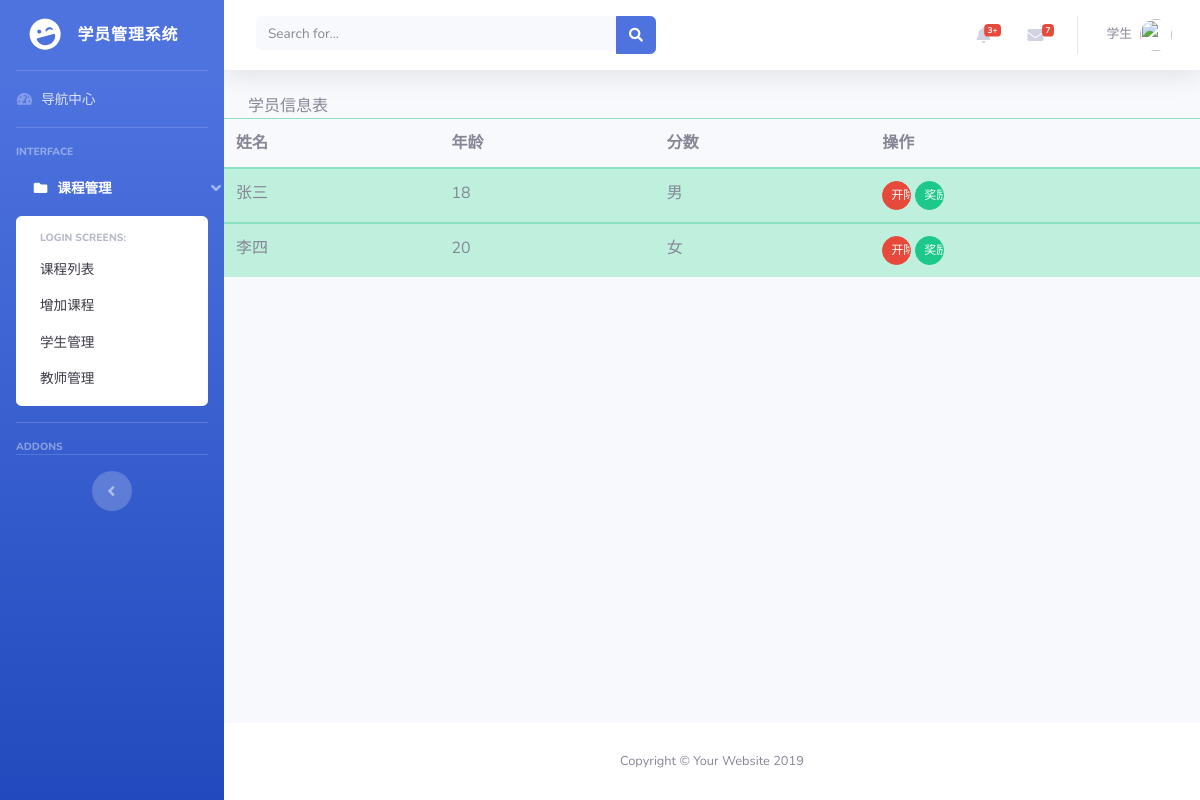
Page /stu/ on the earlier database version.
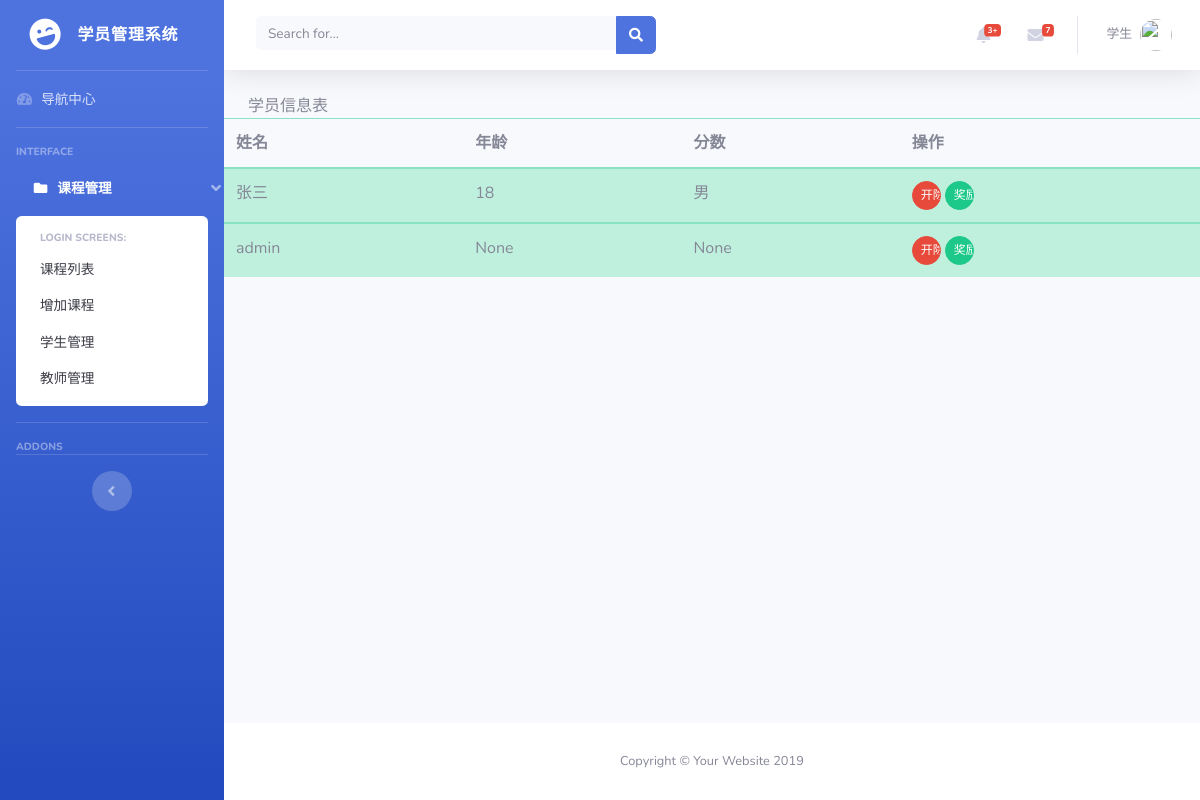
Same page on the later database version.
### app/models.py (models this page shows, shortened)
class BaseModel(models.Model):
    __abstract__ = True
    id = models.Column(models.Integer, primary_key=True, autoincrement=True)

class Student(BaseModel):
    __tablename__ = 'student'
    name = models.Column(models.String(32),unique=True)
    age = models.Column(models.Integer)
    gender = models.Column(models.Integer)#0 男 1 女 -1 中

### app/main/views.py (the view)
@main.route('/stu/',methods=['GET','POST'])
def student_list():
    students = Student.query.all()
    return render_template('stu.html', **locals())

### app/templates/stu.html
{% extends 'base.html' %}
    {% block title %}
        学员信息表
    {% endblock %}
{% block container %}
<table class="table table-success " >
    <thead class="card-header py-3" >
    <tr >
        <th>姓名</th>
        <th>年龄</th>
        <th>分数</th>
        <th>操作</th>
    </tr>
    </thead>
        <tbody class="card-body">
    {% for s in students %}
    <tr >
        <td>{{ s.name }}</td>
        <td>{{ s.age }}</td>
        <td>{{ s.gender }}</td>
        <td>
            <input type="button" class="btn btn-danger btn-circle btn-sm" value="开除">
            <input type="button" class="btn btn-success btn-circle btn-sm" value="奖励">
        </td>
    </tr>
        </tbody>
    {% endfor %}
</table>
{% endblock %}

Differences in the rows shown:
changed Student: name "李四" → "admin"; age "20" → "None"; gender "女" → "None"
